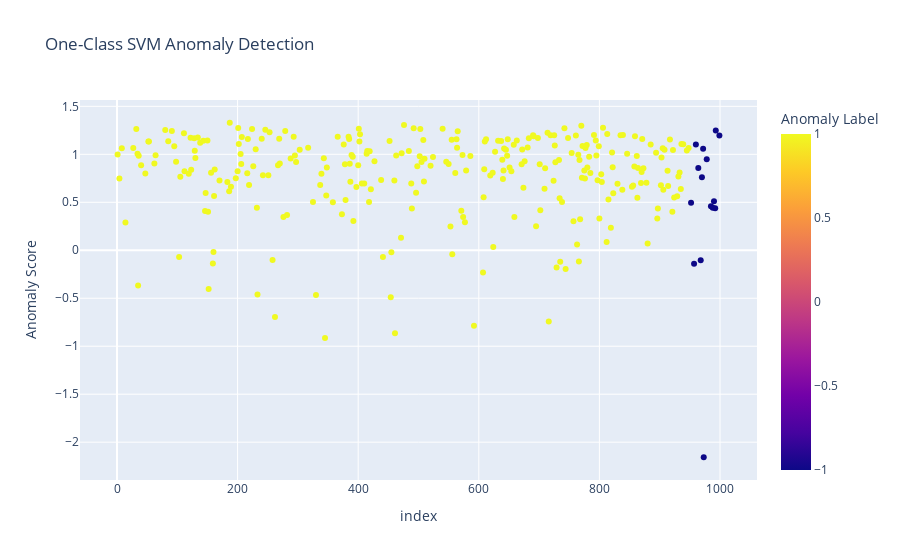

Here is the notebook cell this chart was saved with:
### Code cell
fig_svm = px.scatter(
    X_test,
    x=X_test.index,
    y='SVM_Score',
    color='True_Label',
    title="One-Class SVM Anomaly Detection",
    labels={'True_Label': 'Anomaly Label', 'SVM_Score': 'Anomaly Score'},
    color_discrete_map={1: 'blue', -1: 'red'},
    hover_data=['SVM_Score']
)
fig_svm.show()

### Figure 1 — Plotly figure (JSON) as saved in the notebook; plotly's stock layout.template omitted (floating-point values rounded to 4 significant figures; data arrays with more than 128 entries replaced by an {"elided": "..."} marker saying what was removed)
{"data": [{"hovertemplate": "index=%{x}<br>Anomaly Score=%{y}<br>Anomaly Label=%{marker.color}<extra></extra>", "legendgroup": "", "marker": {"color": {"elided": "300 int values"}, "coloraxis": "coloraxis", "symbol": "circle"}, "mode": "markers", "name": "", "orientation": "v", "showlegend": false, "type": "scatter", "x": {"elided": "300 int values"}, "xaxis": "x", "y": {"elided": "300 float values"}, "yaxis": "y"}], "layout": {"autosize": true, "coloraxis": {"colorbar": {"title": {"text": "Anomaly Label"}}, "colorscale": [[0, "#0d0887"], [0.1111, "#46039f"], [0.2222, "#7201a8"], [0.3333, "#9c179e"], [0.4444, "#bd3786"], [0.5556, "#d8576b"], [0.6667, "#ed7953"], [0.7778, "#fb9f3a"], [0.8889, "#fdca26"], [1, "#f0f921"]]}, "legend": {"tracegroupgap": 0}, "title": {"text": "One-Class SVM Anomaly Detection"}, "xaxis": {"anchor": "y", "autorange": true, "domain": [0, 1], "range": [-58.74, 1059.0], "title": {"text": "index"}, "type": "linear"}, "yaxis": {"anchor": "x", "autorange": true, "domain": [0, 1], "range": [-2.445, 1.617], "title": {"text": "Anomaly Score"}, "type": "linear"}}}
